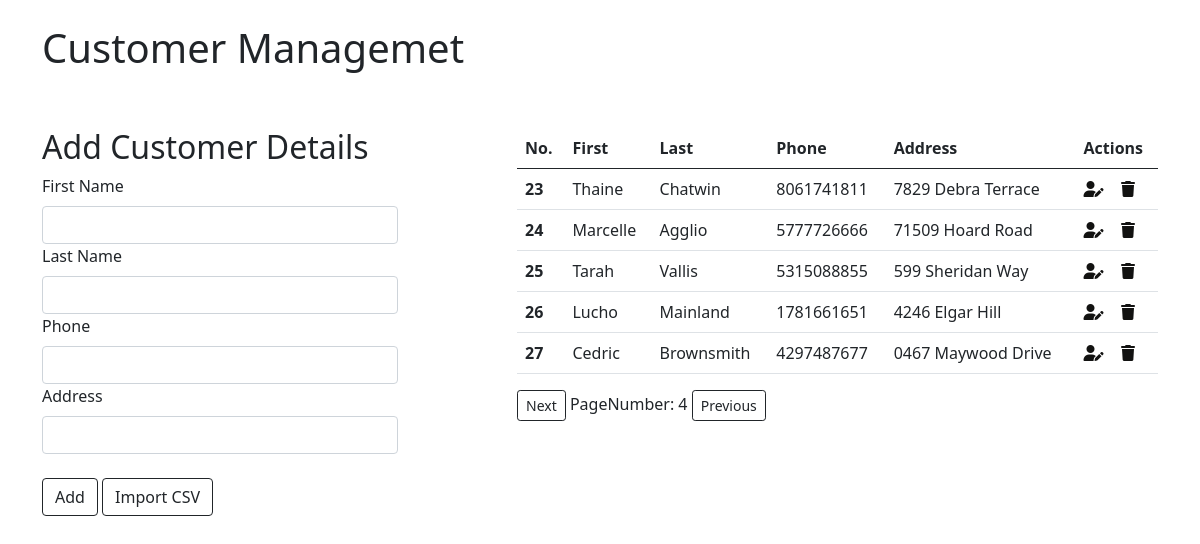
/?page=4, run on the app's committed database.
### app/models.py (models this page shows)
class Customer(models.Model):
    first = models.CharField(max_length=100)
    last = models.CharField(max_length=100)
    phone = models.IntegerField()
    address = models.TextField()

### app/views.py (the view, shortened to what this page needs)
# urls.py: 2. Add a URL to urlpatterns:  path('', views.home, name='home')
def home(request):
    customers_objs = Customer.objects.all().order_by('id')
    paginator = Paginator(customers_objs,5)
    page_number = request.GET.get('page')
    print(page_number)
    page_obj = paginator.get_page(page_number)
    print(page_obj)
    return render(request,'home.html',context={'page_obj':page_obj})

### templates/home.html (shortened to what this page needs)
{% extends 'index.html' %}
{% block content %}
<div class="row justify-content-between">
    <div class="col-lg-4 mt-5">
        <h2>Add Customer Details</h2>
        <form action="" method="post">
            <label for="InputFirst" class="form-label">First Name</label>
            <input type="text" class="form-control" id="InputFirst" required name="InputFirst">
            <label for="InputLast" class="form-label">Last Name</label>
            <input type="text" class="form-control" id="InputLast" required name="InputLast">
            <label for="InputPhone" class="form-label">Phone</label>
            <input type="number" min="10" class="form-control" id="InputPhone" required name="InputPhone">
            <label for="InputAddress" class="form-label">Address</label>
            <input type="text" class="form-control" id="InputAddress" required name="InputAddress">
            <input type="submit" value="Add" class="btn btn-outline-dark mt-4">
            <a href="{% url 'csv' %}" class="btn btn-outline-dark mt-4">Import CSV</a>
        </form>
    </div>
    <div class="col-lg-7 mt-5 table-responsive">
        <table class="table">
            <thead>
                <tr>
                    <th scope="col">No.</th>
                    <th scope="col">First</th>
                    <th scope="col">Last</th>
                    <th scope="col">Phone</th>
                    <th scope="col">Address</th>
                    <th scope="col">Actions</th>
                </tr>
            </thead>
            <tbody>
                {% for i in page_obj %}
                <tr>
                    <th scope="row">{{i.id}}</th>
                    <td>{{i.first}}</td>
                    <td>{{i.last}}</td>
                    <td>{{i.phone}}</td>
                    <td>{{i.address}}</td>
                    <td>
                        <a href="{% url 'update' i.id %}" style="color: #121211; margin-right: 20%;"><i
                                class="fa-sharp fa-solid fa-user-pen"></i></a>
                        <a href="{% url 'delete' i.id %}" style="color: #121211;"><i
                                class="fa-sharp fa-solid fa-trash"></i></a>
                    </td>
                </tr>
                {% endfor %}
            </tbody>
        </table>
        {% if page_obj.has_next %}
        <a href="?page={{page_obj.next_page_number}}" class="btn btn-sm btn-outline-dark">Next</a>
        {% endif %}
        <span>PageNumber: {{page_obj.number}}</span>
        {% if page_obj.has_previous %}
        <a href="?page={{page_obj.previous_page_number}}" class="btn btn-sm btn-outline-dark">Previous</a>
        {% endif %}
    </div>
</div>
{% endblock %}

### data on the page
Customer: id "23", first "Thaine", last "Chatwin", phone "8061741811", address "7829 Debra Terrace"
Customer: id "24", first "Marcelle", last "Agglio", phone "5777726666", address "71509 Hoard Road"
Customer: id "25", first "Tarah", last "Vallis", phone "5315088855", address "599 Sheridan Way"
Customer: id "26", first "Lucho", last "Mainland", phone "1781661651", address "4246 Elgar Hill"
Customer: id "27", first "Cedric", last "Brownsmith", phone "4297487677", address "0467 Maywood Drive"

### other printed values
{{ page_obj.number }} "4"
